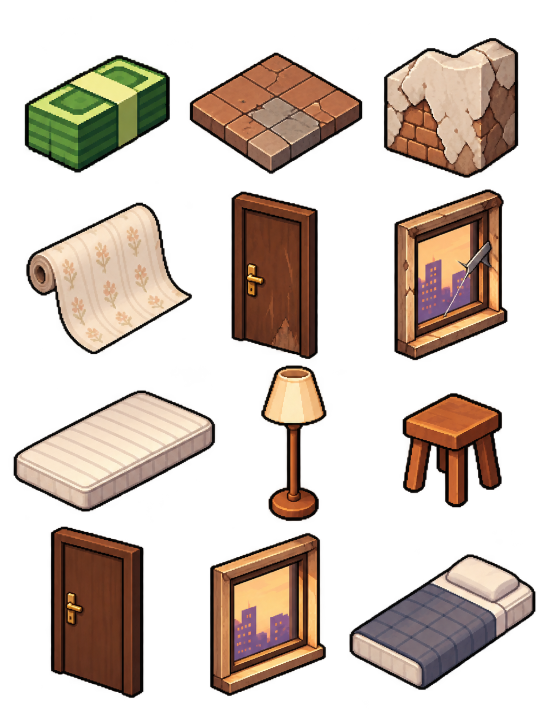
#> input picture asset-source-v0.2/exec-e26a679c-2641-4b96-a301-1b2c49b7212e.png, 1086 x 1448 px (shown at 1/2 size)
$ python slice_item_icons.py
#> lines starting #> are read from the running program, lines starting #| are printed output that depends on the picture
"""Normalize approved atlas into individual reusable symbols; no new illustration."""
from pathlib import Path
from PIL import Image
import json

root = Path(__file__).resolve().parents[1]
source = root / 'asset-source-v0.2' / 'exec-e26a679c-2641-4b96-a301-1b2c49b7212e.png'
image = Image.open(source).convert('RGBA')
#> image is the input picture: PIL image 1086x1448 RGBA; mean R, G, B, A 57.2, 44.3, 34.7, 96.9
w,h = image.size
#> w = 1086; h = 1448
alpha = image.getchannel('A')
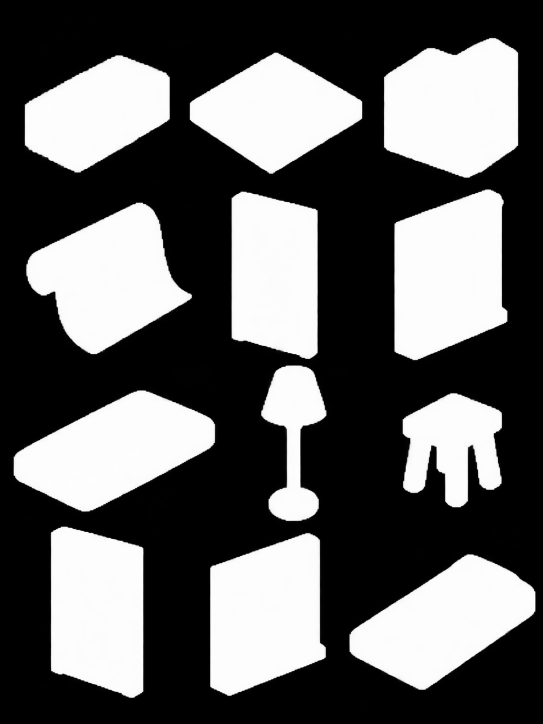
#> alpha: PIL image 1086x1448 L (shown at 1/2 size); min 0, max 255, mean 96.9
mask = bytearray(1 if value > 128 else 0 for value in alpha.getdata())
components = []
for seed in range(len(mask)):
    if not mask[seed]: continue
    stack=[seed]; mask[seed]=0; count=0
    x0=w; y0=h; x1=y1=0
    while stack:
        p=stack.pop(); x=p%w; y=p//w; count+=1
        x0=min(x0,x); x1=max(x1,x); y0=min(y0,y); y1=max(y1,y)
        for q in (p-1 if x else -1,p+1 if x<w-1 else -1,p-w if y else -1,p+w if y<h-1 else -1):
            if q>=0 and mask[q]: mask[q]=0; stack.append(q)
    if count>10000: components.append((x0,y0,x1+1,y1+1,count))
#> after the loop, components = 12 items, first 6: (768, 76, 1036, 355, 59917), (380, 105, 724, 347, 48587), (50, 111, 339, 345, 45274), (789, 379, 1015, 720, 61095), (463, 383, 635, 718, 51366), (53, 405, 384, 708, 58123)
assert len(components)==12, components
# Natural atlas rows are not exact rectangular cells: use full connected bounds
# to avoid clipping the wide mattress or lamp that crosses nominal row edges.
components.sort(key=lambda box: (box[1]+box[3])/2)
ordered=[]
for row in range(4): ordered.extend(sorted(components[row*3:row*3+3],key=lambda b:b[0]))
#> after the loop, ordered = 12 items, first 6: (50, 111, 339, 345, 45274), (380, 105, 724, 347, 48587), (768, 76, 1036, 355, 59917), (53, 405, 384, 708, 58123), (463, 383, 635, 718, 51366), (789, 379, 1015, 720, 61095)
names=['cash','floorpatch','wallrepair','wallpaper','door','window','mattress','lamp','stool','door-owned','window-owned','mattress-owned']
out = root / 'Assets' / 'Resources' / 'Art' / 'item-symbols'
out.mkdir(exist_ok=True)
receipt=[]
sheet=Image.new('RGBA',(384,512))
#> sheet: PIL image 384x512 RGBA; every value is 0
for index,(name,box) in enumerate(zip(names,ordered)):
    x0,y0,x1,y1,_=box
    crop=image.crop((max(0,x0-3),max(0,y0-3),min(w,x1+3),min(h,y1+3)))
    clean=crop.getchannel('A').point(lambda value: 0 if value<16 else value)
    crop.putalpha(clean)
    ratio=min(112/crop.width,112/crop.height)
    scaled=crop.resize((max(1,round(crop.width*ratio)),max(1,round(crop.height*ratio))),Image.Resampling.NEAREST)
    tile=Image.new('RGBA',(128,128))
    tile.alpha_composite(scaled,((128-scaled.width)//2,(128-scaled.height)//2))
    tile.save(out/(name+'.png'))
    sheet.alpha_composite(tile,((index%3)*128,(index//3)*128))
    receipt.append({'name':name,'source_bounds':[x0,y0,x1,y1],'size':[128,128]})
#> this loop made 12 passes
#> (name, box, x0, y0, x1, y1, ratio) on passes 1 to 8: ('cash', (50, 111, 339, 345, 45274), 50, 111, 339, 345, 0.38), ('floorpatch', (380, 105, 724, 347, 48587), 380, 105, 724, 347, 0.32), ('wallrepair', (768, 76, 1036, 355, 59917), 768, 76, 1036, 355, 0.393), ('wallpaper', (53, 405, 384, 708, 58123), 53, 405, 384, 708, 0.332), ('door', (463, 383, 635, 718, 51366), 463, 383, 635, 718, 0.328), ('window', (789, 379, 1015, 720, 61095), 789, 379, 1015, 720, 0.323), ('mattress', (27, 781, 430, 1023, 57326), 27, 781, 430, 1023, 0.274), ('lamp', (523, 731, 653, 1042, 20923), 523, 731, 653, 1042, 0.353)
#> pass 1, `clean=crop.getchannel('A').point(lambda value: 0 if value<16 else value)`:
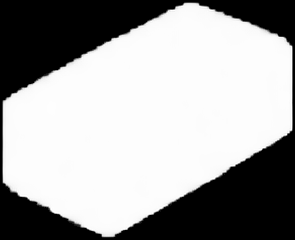
#> clean: PIL image 295x240 L; min 0, max 255, mean 161.7
#> pass 1, `scaled=crop.resize((max(1,round(crop.width*ratio)),max(1,round(crop.he..`:
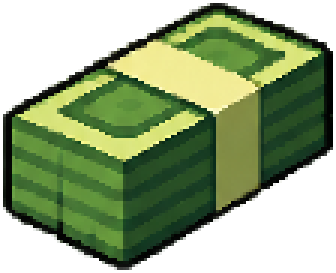
#> scaled: PIL image 112x91 RGBA (shown 3 times larger); mean R, G, B, A 59.8, 78.5, 38.7, 161.6; transparent parts drawn white
#> after the loop:
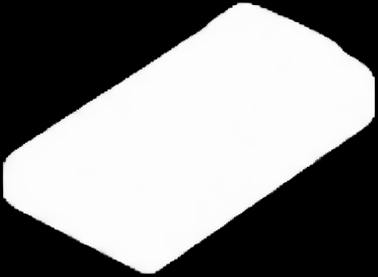
#> clean: PIL image 378x277 L; min 0, max 255, mean 136
#> after the loop:
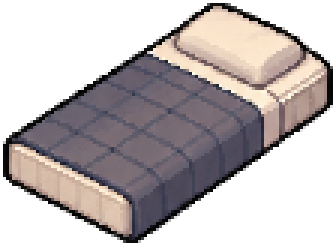
#> scaled: PIL image 112x82 RGBA (shown 3 times larger); mean R, G, B, A 74.1, 66.9, 67.3, 136; transparent parts drawn white
#> after the loop:
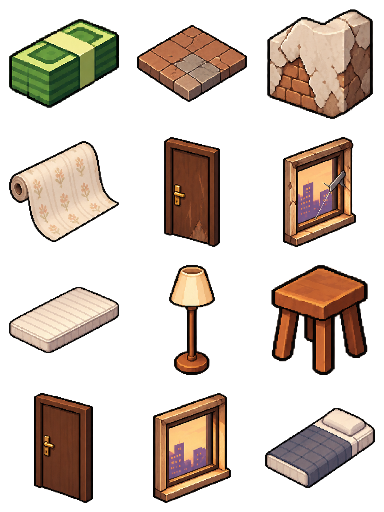
#> sheet: PIL image 384x512 RGBA; mean R, G, B, A 50.6, 38.9, 29.6, 90.1; transparent parts drawn white
#> after the loop:
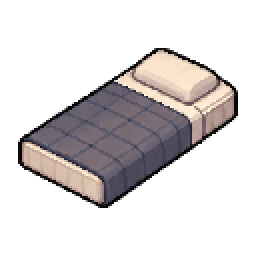
#> tile: PIL image 128x128 RGBA (shown 2 times larger); mean R, G, B, A 40.4, 36.5, 36.7, 76.2; transparent parts drawn white
#> after the loop, receipt = 12 items
sheet.save(root/'Evidence'/'item-symbols-v0.2.png')
(root/'asset-source-v0.2'/'icon-slicing.json').write_text(json.dumps(receipt,indent=2))
print(json.dumps({'icons':len(receipt),'true_alpha':True,'output':str(out)}))
#| {"icons": 12, "true_alpha": true, "output": "Assets/Resources/Art/item-symbols"}
